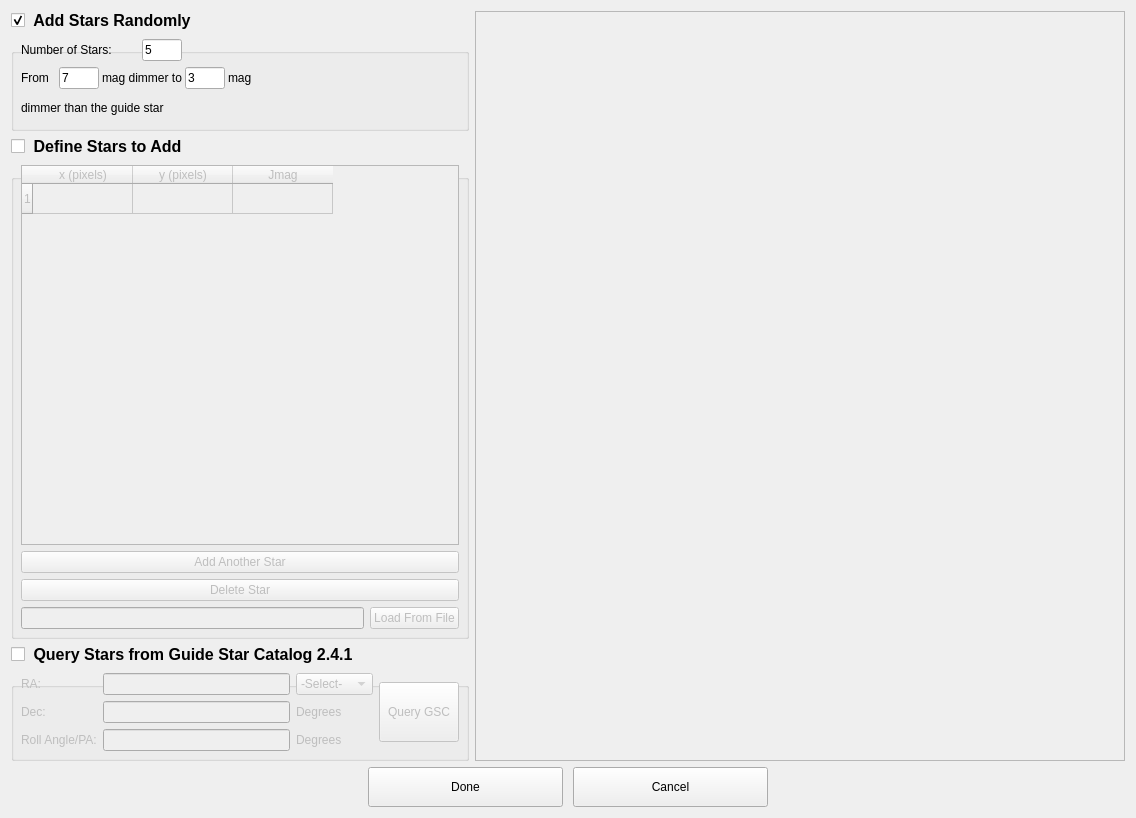
<?xml version="1.0" encoding="UTF-8"?>
<ui version="4.0">
 <class>Dialog</class>
 <widget class="QDialog" name="Dialog">
  <property name="geometry">
   <rect>
    <x>0</x>
    <y>0</y>
    <width>1136</width>
    <height>818</height>
   </rect>
  </property>
  <property name="windowTitle">
   <string>Dialog</string>
  </property>
  <layout class="QGridLayout" name="gridLayout_4">
   <item row="0" column="0">
    <widget class="QGroupBox" name="groupBox_random">
     <property name="minimumSize">
      <size>
       <width>0</width>
       <height>120</height>
      </size>
     </property>
     <property name="maximumSize">
      <size>
       <width>16777215</width>
       <height>120</height>
      </size>
     </property>
     <property name="styleSheet">
      <string notr="true">QGroupBox { font-size: 16px; font-weight: bold; margin-top: 20px; margin-top: 18px } QGroupBox::title { top: -18px }</string>
     </property>
     <property name="title">
      <string>Add Stars Randomly</string>
     </property>
     <property name="checkable">
      <bool>true</bool>
     </property>
     <property name="checked">
      <bool>true</bool>
     </property>
     <layout class="QVBoxLayout" name="verticalLayout_2">
      <property name="margin">
       <number>0</number>
      </property>
      <item>
       <widget class="QFrame" name="frame">
        <property name="minimumSize">
         <size>
          <width>260</width>
          <height>0</height>
         </size>
        </property>
        <property name="maximumSize">
         <size>
          <width>260</width>
          <height>16777215</height>
         </size>
        </property>
        <property name="frameShape">
         <enum>QFrame::NoFrame</enum>
        </property>
        <property name="frameShadow">
         <enum>QFrame::Raised</enum>
        </property>
        <layout class="QGridLayout" name="gridLayout_3">
         <property name="horizontalSpacing">
          <number>3</number>
         </property>
         <item row="0" column="0" colspan="3">
          <widget class="QLabel" name="label">
           <property name="toolTip">
            <string>How many stars to add randomly</string>
           </property>
           <property name="text">
            <string>Number of Stars:</string>
           </property>
          </widget>
         </item>
         <item row="0" column="3">
          <widget class="QLineEdit" name="lineEdit_nStars">
           <property name="maximumSize">
            <size>
             <width>40</width>
             <height>16777215</height>
            </size>
           </property>
           <property name="toolTip">
            <string>How many stars to add randomly</string>
           </property>
           <property name="text">
            <string>5</string>
           </property>
          </widget>
         </item>
         <item row="1" column="0">
          <widget class="QLabel" name="label_2">
           <property name="toolTip">
            <string>Magnitude range that the stars' brightness will be randomly selected from</string>
           </property>
           <property name="text">
            <string>From</string>
           </property>
          </widget>
         </item>
         <item row="1" column="1">
          <widget class="QLineEdit" name="lineEdit_magMin">
           <property name="maximumSize">
            <size>
             <width>40</width>
             <height>16777215</height>
            </size>
           </property>
           <property name="toolTip">
            <string>Magnitude range that the stars' brightness will be randomly selected from</string>
           </property>
           <property name="text">
            <string>7</string>
           </property>
          </widget>
         </item>
         <item row="1" column="2" colspan="2">
          <widget class="QLabel" name="label_3">
           <property name="toolTip">
            <string>Magnitude range that the stars' brightness will be randomly selected from</string>
           </property>
           <property name="text">
            <string>mag dimmer to</string>
           </property>
          </widget>
         </item>
         <item row="1" column="4">
          <widget class="QLineEdit" name="lineEdit_magMax">
           <property name="maximumSize">
            <size>
             <width>40</width>
             <height>16777215</height>
            </size>
           </property>
           <property name="toolTip">
            <string>Magnitude range that the stars' brightness will be randomly selected from</string>
           </property>
           <property name="text">
            <string>3</string>
           </property>
          </widget>
         </item>
         <item row="1" column="5">
          <widget class="QLabel" name="label_4">
           <property name="toolTip">
            <string>Magnitude range that the stars' brightness will be randomly selected from</string>
           </property>
           <property name="text">
            <string>mag</string>
           </property>
          </widget>
         </item>
         <item row="2" column="0" colspan="4">
          <widget class="QLabel" name="label_5">
           <property name="toolTip">
            <string>Magnitude range that the stars' brightness will be randomly selected from</string>
           </property>
           <property name="text">
            <string>dimmer than the guide star</string>
           </property>
          </widget>
         </item>
        </layout>
       </widget>
      </item>
     </layout>
    </widget>
   </item>
   <item row="0" column="1" rowspan="3">
    <widget class="QFrame" name="frame_canvas">
     <property name="sizePolicy">
      <sizepolicy hsizetype="Expanding" vsizetype="MinimumExpanding">
       <horstretch>0</horstretch>
       <verstretch>0</verstretch>
      </sizepolicy>
     </property>
     <property name="minimumSize">
      <size>
       <width>650</width>
       <height>0</height>
      </size>
     </property>
     <property name="autoFillBackground">
      <bool>false</bool>
     </property>
     <property name="styleSheet">
      <string notr="true">QWidget { border-color: black; border-width: 10px }</string>
     </property>
     <property name="frameShape">
      <enum>QFrame::StyledPanel</enum>
     </property>
     <layout class="QVBoxLayout" name="verticalLayout_3">
      <property name="margin">
       <number>0</number>
      </property>
     </layout>
    </widget>
   </item>
   <item row="1" column="0">
    <widget class="QGroupBox" name="groupBox_defined">
     <property name="styleSheet">
      <string notr="true">QGroupBox { font-size: 16px; font-weight: bold; margin-top: 20px; margin-top: 18px } QGroupBox::title { top: -18px }</string>
     </property>
     <property name="title">
      <string>Define Stars to Add</string>
     </property>
     <property name="checkable">
      <bool>true</bool>
     </property>
     <property name="checked">
      <bool>false</bool>
     </property>
     <layout class="QGridLayout" name="gridLayout">
      <item row="0" column="0" colspan="2">
       <widget class="QTableWidget" name="tableWidget">
        <property name="minimumSize">
         <size>
          <width>320</width>
          <height>300</height>
         </size>
        </property>
        <property name="toolTip">
         <string>Location and brightness of stars to add</string>
        </property>
        <property name="rowCount">
         <number>1</number>
        </property>
        <row/>
        <column>
         <property name="text">
          <string>x (pixels)</string>
         </property>
        </column>
        <column>
         <property name="text">
          <string>y (pixels)</string>
         </property>
        </column>
        <column>
         <property name="text">
          <string>Jmag</string>
         </property>
        </column>
       </widget>
      </item>
      <item row="3" column="0">
       <widget class="QLineEdit" name="lineEdit_definedFile">
        <property name="minimumSize">
         <size>
          <width>110</width>
          <height>0</height>
         </size>
        </property>
        <property name="toolTip">
         <string>&lt;html&gt;&lt;head/&gt;&lt;body&gt;&lt;p&gt;File containing background star locations and brightness&lt;/p&gt;&lt;/body&gt;&lt;/html&gt;</string>
        </property>
       </widget>
      </item>
      <item row="3" column="1">
       <widget class="QPushButton" name="pushButton_definedFile">
        <property name="toolTip">
         <string>&lt;html&gt;&lt;head/&gt;&lt;body&gt;&lt;p&gt;Open Finder window to select file with star catalog&lt;/p&gt;&lt;/body&gt;&lt;/html&gt;</string>
        </property>
        <property name="text">
         <string>Load From File</string>
        </property>
       </widget>
      </item>
      <item row="1" column="0" colspan="2">
       <widget class="QPushButton" name="pushButton_addStar">
        <property name="toolTip">
         <string>Add an empty row for another star</string>
        </property>
        <property name="text">
         <string>Add Another Star</string>
        </property>
       </widget>
      </item>
      <item row="2" column="0" colspan="2">
       <widget class="QPushButton" name="pushButton_deleteStar">
        <property name="toolTip">
         <string>Delete selected star</string>
        </property>
        <property name="text">
         <string>Delete Star</string>
        </property>
       </widget>
      </item>
     </layout>
    </widget>
   </item>
   <item row="2" column="0">
    <widget class="QGroupBox" name="groupBox_catalog">
     <property name="styleSheet">
      <string notr="true">QGroupBox { font-size: 16px; font-weight: bold; margin-top: 20px; margin-top: 18px } QGroupBox::title { top: -18px }</string>
     </property>
     <property name="title">
      <string>Query Stars from Guide Star Catalog 2.4.1</string>
     </property>
     <property name="checkable">
      <bool>true</bool>
     </property>
     <property name="checked">
      <bool>false</bool>
     </property>
     <layout class="QGridLayout" name="gridLayout_2">
      <item row="0" column="2">
       <widget class="QComboBox" name="comboBox_RAUnits">
        <property name="toolTip">
         <string>Units of right acension</string>
        </property>
        <item>
         <property name="text">
          <string>-Select-</string>
         </property>
        </item>
        <item>
         <property name="text">
          <string>Hours</string>
         </property>
        </item>
        <item>
         <property name="text">
          <string>Degrees</string>
         </property>
        </item>
       </widget>
      </item>
      <item row="0" column="0">
       <widget class="QLabel" name="label_RA">
        <property name="toolTip">
         <string>Right ascension of guide star</string>
        </property>
        <property name="text">
         <string>RA:</string>
        </property>
       </widget>
      </item>
      <item row="1" column="0">
       <widget class="QLabel" name="label_Dec">
        <property name="toolTip">
         <string>Declination of guide star</string>
        </property>
        <property name="text">
         <string>Dec:</string>
        </property>
       </widget>
      </item>
      <item row="1" column="2">
       <widget class="QLabel" name="label_DecUnits">
        <property name="toolTip">
         <string>Units of declination</string>
        </property>
        <property name="text">
         <string>Degrees</string>
        </property>
       </widget>
      </item>
      <item row="1" column="1">
       <widget class="QLineEdit" name="lineEdit_Dec">
        <property name="minimumSize">
         <size>
          <width>110</width>
          <height>0</height>
         </size>
        </property>
        <property name="toolTip">
         <string>Declination of guide star</string>
        </property>
       </widget>
      </item>
      <item row="0" column="1">
       <widget class="QLineEdit" name="lineEdit_RA">
        <property name="minimumSize">
         <size>
          <width>110</width>
          <height>0</height>
         </size>
        </property>
        <property name="toolTip">
         <string>Right ascension of guide star</string>
        </property>
       </widget>
      </item>
      <item row="2" column="0">
       <widget class="QLabel" name="label_6">
        <property name="toolTip">
         <string>Position/roll angle of telescope</string>
        </property>
        <property name="text">
         <string>Roll Angle/PA:</string>
        </property>
       </widget>
      </item>
      <item row="2" column="1">
       <widget class="QLineEdit" name="lineEdit_PA">
        <property name="toolTip">
         <string>Position/roll angle of telescope</string>
        </property>
       </widget>
      </item>
      <item row="2" column="2">
       <widget class="QLabel" name="label_7">
        <property name="toolTip">
         <string>Units of angle</string>
        </property>
        <property name="text">
         <string>Degrees</string>
        </property>
       </widget>
      </item>
      <item row="0" column="3" rowspan="3">
       <widget class="QPushButton" name="pushButton_queryGSC">
        <property name="minimumSize">
         <size>
          <width>0</width>
          <height>60</height>
         </size>
        </property>
        <property name="toolTip">
         <string>&lt;html&gt;&lt;head/&gt;&lt;body&gt;&lt;p&gt;Find background stars in guider FOV surrounding the RA/Dec defined at left&lt;/p&gt;&lt;/body&gt;&lt;/html&gt;</string>
        </property>
        <property name="text">
         <string>Query GSC</string>
        </property>
       </widget>
      </item>
     </layout>
    </widget>
   </item>
   <item row="3" column="0" colspan="2">
    <widget class="QFrame" name="frame_2">
     <property name="frameShape">
      <enum>QFrame::NoFrame</enum>
     </property>
     <property name="frameShadow">
      <enum>QFrame::Raised</enum>
     </property>
     <layout class="QHBoxLayout" name="horizontalLayout">
      <property name="spacing">
       <number>0</number>
      </property>
      <property name="margin">
       <number>0</number>
      </property>
      <item>
       <widget class="QFrame" name="frame_buttons">
        <property name="maximumSize">
         <size>
          <width>400</width>
          <height>16777215</height>
         </size>
        </property>
        <property name="frameShape">
         <enum>QFrame::NoFrame</enum>
        </property>
        <property name="frameShadow">
         <enum>QFrame::Raised</enum>
        </property>
        <layout class="QHBoxLayout" name="horizontalLayout_2">
         <property name="spacing">
          <number>10</number>
         </property>
         <property name="margin">
          <number>0</number>
         </property>
         <item>
          <widget class="QPushButton" name="pushButton_done">
           <property name="minimumSize">
            <size>
             <width>0</width>
             <height>40</height>
            </size>
           </property>
           <property name="maximumSize">
            <size>
             <width>200</width>
             <height>16777215</height>
            </size>
           </property>
           <property name="toolTip">
            <string>Use selected method to add background stars to data</string>
           </property>
           <property name="text">
            <string>Done</string>
           </property>
          </widget>
         </item>
         <item>
          <widget class="QPushButton" name="pushButton_cancel">
           <property name="minimumSize">
            <size>
             <width>0</width>
             <height>40</height>
            </size>
           </property>
           <property name="maximumSize">
            <size>
             <width>200</width>
             <height>16777215</height>
            </size>
           </property>
           <property name="toolTip">
            <string>Discard selections and close window</string>
           </property>
           <property name="text">
            <string>Cancel</string>
           </property>
          </widget>
         </item>
        </layout>
       </widget>
      </item>
     </layout>
    </widget>
   </item>
  </layout>
 </widget>
 <resources/>
 <connections/>
 <slots>
  <slot>toggle_other_boxes()</slot>
 </slots>
</ui>
